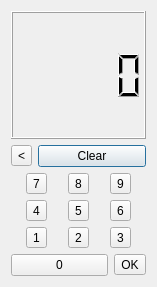
<?xml version="1.0" encoding="UTF-8"?>
<ui version="4.0">
 <class>SecretBox</class>
 <widget class="QDialog" name="SecretBox">
  <property name="geometry">
   <rect>
    <x>0</x>
    <y>0</y>
    <width>157</width>
    <height>287</height>
   </rect>
  </property>
  <property name="windowTitle">
   <string>SecretBox</string>
  </property>
  <layout class="QVBoxLayout" name="verticalLayout">
   <item>
    <widget class="QLCDNumber" name="display">
     <property name="minimumSize">
      <size>
       <width>0</width>
       <height>64</height>
      </size>
     </property>
    </widget>
   </item>
   <item>
    <layout class="QHBoxLayout" name="horizontalLayout">
     <item>
      <widget class="QToolButton" name="btn_bs">
       <property name="text">
        <string>&lt;</string>
       </property>
      </widget>
     </item>
     <item>
      <widget class="QPushButton" name="btn_clr">
       <property name="text">
        <string>Clear</string>
       </property>
      </widget>
     </item>
    </layout>
   </item>
   <item>
    <layout class="QGridLayout" name="gridLayout">
     <item row="3" column="1">
      <widget class="QToolButton" name="btn_2">
       <property name="text">
        <string>2</string>
       </property>
      </widget>
     </item>
     <item row="1" column="0">
      <widget class="QToolButton" name="btn_7">
       <property name="text">
        <string>7</string>
       </property>
      </widget>
     </item>
     <item row="1" column="1">
      <widget class="QToolButton" name="btn_8">
       <property name="text">
        <string>8</string>
       </property>
      </widget>
     </item>
     <item row="1" column="2">
      <widget class="QToolButton" name="btn_9">
       <property name="text">
        <string>9</string>
       </property>
      </widget>
     </item>
     <item row="3" column="2">
      <widget class="QToolButton" name="btn_3">
       <property name="text">
        <string>3</string>
       </property>
      </widget>
     </item>
     <item row="2" column="2">
      <widget class="QToolButton" name="btn_6">
       <property name="text">
        <string>6</string>
       </property>
      </widget>
     </item>
     <item row="3" column="0">
      <widget class="QToolButton" name="btn_1">
       <property name="text">
        <string>1</string>
       </property>
      </widget>
     </item>
     <item row="2" column="1">
      <widget class="QToolButton" name="btn_5">
       <property name="text">
        <string>5</string>
       </property>
      </widget>
     </item>
     <item row="2" column="0">
      <widget class="QToolButton" name="btn_4">
       <property name="text">
        <string>4</string>
       </property>
      </widget>
     </item>
    </layout>
   </item>
   <item>
    <layout class="QHBoxLayout" name="horizontalLayout_2">
     <item>
      <widget class="QPushButton" name="btn_0">
       <property name="text">
        <string>0</string>
       </property>
      </widget>
     </item>
     <item>
      <widget class="QToolButton" name="btn_OK">
       <property name="text">
        <string>OK</string>
       </property>
      </widget>
     </item>
    </layout>
   </item>
  </layout>
 </widget>
 <tabstops>
  <tabstop>btn_0</tabstop>
  <tabstop>btn_1</tabstop>
  <tabstop>btn_2</tabstop>
  <tabstop>btn_3</tabstop>
  <tabstop>btn_4</tabstop>
  <tabstop>btn_5</tabstop>
  <tabstop>btn_6</tabstop>
  <tabstop>btn_7</tabstop>
  <tabstop>btn_8</tabstop>
  <tabstop>btn_9</tabstop>
  <tabstop>btn_OK</tabstop>
  <tabstop>btn_bs</tabstop>
  <tabstop>btn_clr</tabstop>
 </tabstops>
 <resources/>
 <connections/>
</ui>
